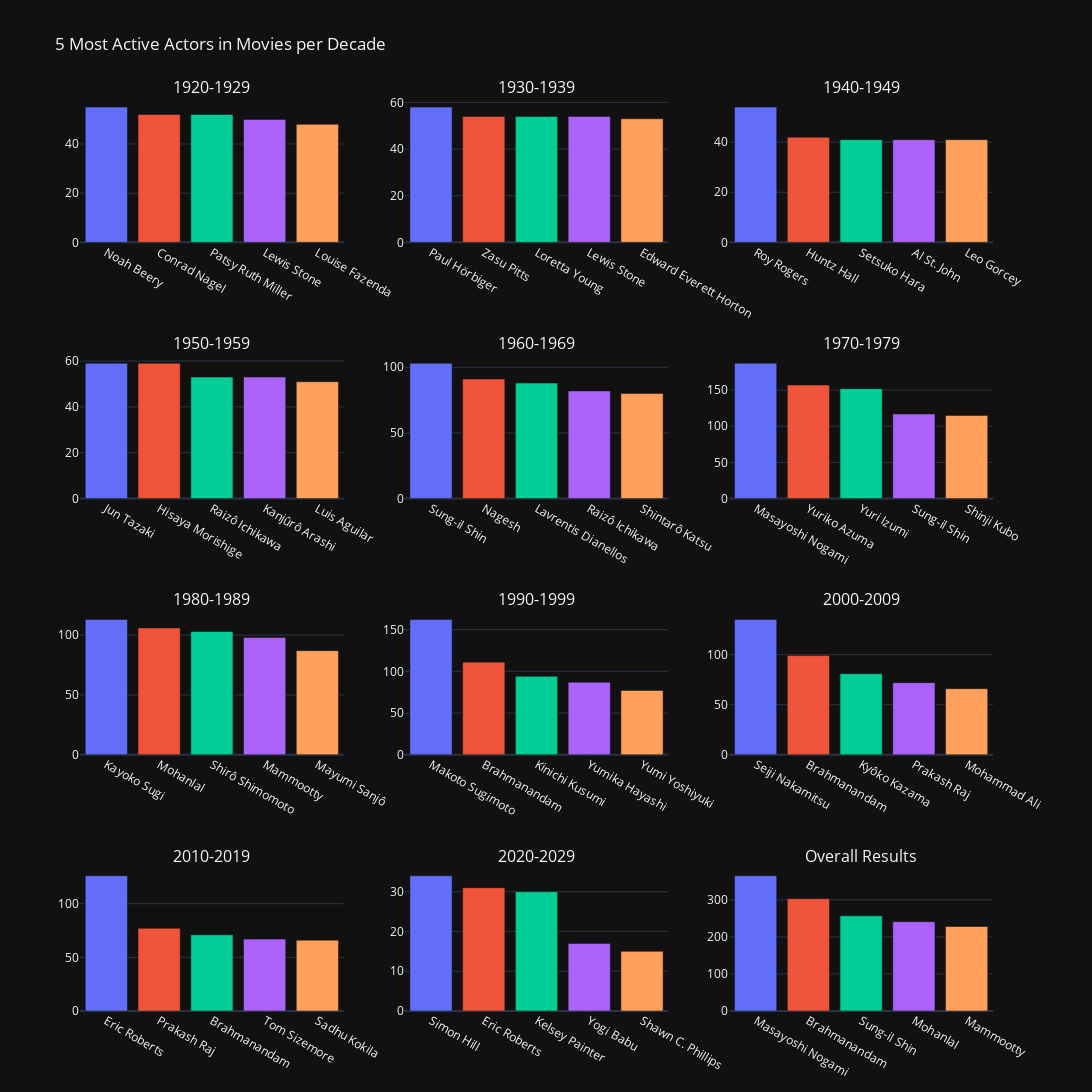

Notebook code cell kept with this figure:
### Code cell
# We can now plot the top 5 most productive actors in movies per decade

depart = 1920
fin = 1929
subplot = []
for i in range(11):
    actors_movies_decade = actors_movies_year[(actors_movies_year['startYear'] >= depart)&(actors_movies_year['startYear'] <= fin)]
    temp = actors_movies_decade['primaryName'].value_counts()[:5].rename_axis('name').reset_index(name='count')
    subplot.append(temp)
    depart += 10
    fin += 10
globa = actors_movies_year['primaryName'].value_counts()[:5].rename_axis('name').reset_index(name='count')


fig = make_subplots(
    rows=4, cols=3,
    subplot_titles=('1920-1929', '1930-1939','1940-1949','1950-1959','1960-1969','1970-1979','1980-1989','1990-1999','2000-2009','2010-2019','2020-2029','Overall Results'),
    )

fig.append_trace(
    go.Bar(x=subplot[0]['name'],
    y=subplot[0]['count'],
    marker_color=px.colors.qualitative.Plotly),
    row=1, col=1
)

fig.append_trace(
    go.Bar(x=subplot[1]['name'],
    y=subplot[1]['count'],
    marker_color=px.colors.qualitative.Plotly),
    row=1, col=2
)

fig.append_trace(
    go.Bar(x=subplot[2]['name'],
    y=subplot[2]['count'],
    marker_color=px.colors.qualitative.Plotly),
    row=1, col=3
)

fig.append_trace(
    go.Bar(x=subplot[3]['name'],
    y=subplot[3]['count'],
    marker_color=px.colors.qualitative.Plotly),
    row=2, col=1
)

fig.append_trace(
    go.Bar(x=subplot[4]['name'],
    y=subplot[4]['count'],
    marker_color=px.colors.qualitative.Plotly),
    row=2, col=2
)

fig.append_trace(
    go.Bar(x=subplot[5]['name'],
    y=subplot[5]['count'],
    marker_color=px.colors.qualitative.Plotly),
    row=2, col=3
)

fig.append_trace(
    go.Bar(x=subplot[6]['name'],
    y=subplot[6]['count'],
    marker_color=px.colors.qualitative.Plotly),
    row=3, col=1
)

fig.append_trace(
    go.Bar(x=subplot[7]['name'],
    y=subplot[7]['count'],
    marker_color=px.colors.qualitative.Plotly),
    row=3, col=2
)

fig.append_trace(
    go.Bar(x=subplot[8]['name'],
    y=subplot[8]['count'],
    marker_color=px.colors.qualitative.Plotly),
    row=3, col=3
)

fig.append_trace(
    go.Bar(x=subplot[9]['name'],
    y=subplot[9]['count'],
    marker_color=px.colors.qualitative.Plotly),
    row=4, col=1
)

fig.append_trace(
    go.Bar(x=subplot[10]['name'],
    y=subplot[10]['count'],
    marker_color=px.colors.qualitative.Plotly),
    row=4, col=2
)

fig.append_trace(
    go.Bar(x=globa['name'],
    y=globa['count'],
    marker_color=px.colors.qualitative.Plotly),
    row=4, col=3
)

fig.update_layout(
    template='plotly_dark',
    title='5 Most Active Actors in Movies per Decade',
    showlegend=False,
    height = 1250,
    width=1300
)
fig.show()

### Figure 1 — Plotly figure (JSON) as saved in the notebook; plotly's stock layout.template omitted (floating-point values rounded to 4 significant figures)
{"data": [{"marker": {"color": ["#636EFA", "#EF553B", "#00CC96", "#AB63FA", "#FFA15A", "#19D3F3", "#FF6692", "#B6E880", "#FF97FF", "#FECB52"]}, "type": "bar", "x": ["Noah Beery", "Conrad Nagel", "Patsy Ruth Miller", "Lewis Stone", "Louise Fazenda"], "xaxis": "x", "y": [55, 52, 52, 50, 48], "yaxis": "y"}, {"marker": {"color": ["#636EFA", "#EF553B", "#00CC96", "#AB63FA", "#FFA15A", "#19D3F3", "#FF6692", "#B6E880", "#FF97FF", "#FECB52"]}, "type": "bar", "x": ["Paul Hörbiger", "Zasu Pitts", "Loretta Young", "Lewis Stone", "Edward Everett Horton"], "xaxis": "x2", "y": [58, 54, 54, 54, 53], "yaxis": "y2"}, {"marker": {"color": ["#636EFA", "#EF553B", "#00CC96", "#AB63FA", "#FFA15A", "#19D3F3", "#FF6692", "#B6E880", "#FF97FF", "#FECB52"]}, "type": "bar", "x": ["Roy Rogers", "Huntz Hall", "Setsuko Hara", "Al St. John", "Leo Gorcey"], "xaxis": "x3", "y": [54, 42, 41, 41, 41], "yaxis": "y3"}, {"marker": {"color": ["#636EFA", "#EF553B", "#00CC96", "#AB63FA", "#FFA15A", "#19D3F3", "#FF6692", "#B6E880", "#FF97FF", "#FECB52"]}, "type": "bar", "x": ["Jun Tazaki", "Hisaya Morishige", "Raizô Ichikawa", "Kanjûrô Arashi", "Luis Aguilar"], "xaxis": "x4", "y": [59, 59, 53, 53, 51], "yaxis": "y4"}, {"marker": {"color": ["#636EFA", "#EF553B", "#00CC96", "#AB63FA", "#FFA15A", "#19D3F3", "#FF6692", "#B6E880", "#FF97FF", "#FECB52"]}, "type": "bar", "x": ["Sung-il Shin", "Nagesh", "Lavrentis Dianellos", "Raizô Ichikawa", "Shintarô Katsu"], "xaxis": "x5", "y": [103, 91, 88, 82, 80], "yaxis": "y5"}, {"marker": {"color": ["#636EFA", "#EF553B", "#00CC96", "#AB63FA", "#FFA15A", "#19D3F3", "#FF6692", "#B6E880", "#FF97FF", "#FECB52"]}, "type": "bar", "x": ["Masayoshi Nogami", "Yuriko Azuma", "Yuri Izumi", "Sung-il Shin", "Shinji Kubo"], "xaxis": "x6", "y": [187, 157, 152, 117, 115], "yaxis": "y6"}, {"marker": {"color": ["#636EFA", "#EF553B", "#00CC96", "#AB63FA", "#FFA15A", "#19D3F3", "#FF6692", "#B6E880", "#FF97FF", "#FECB52"]}, "type": "bar", "x": ["Kayoko Sugi", "Mohanlal", "Shirô Shimomoto", "Mammootty", "Mayumi Sanjô"], "xaxis": "x7", "y": [113, 106, 103, 98, 87], "yaxis": "y7"}, {"marker": {"color": ["#636EFA", "#EF553B", "#00CC96", "#AB63FA", "#FFA15A", "#19D3F3", "#FF6692", "#B6E880", "#FF97FF", "#FECB52"]}, "type": "bar", "x": ["Makoto Sugimoto", "Brahmanandam", "Kinichi Kusumi", "Yumika Hayashi", "Yumi Yoshiyuki"], "xaxis": "x8", "y": [162, 111, 94, 87, 77], "yaxis": "y8"}, {"marker": {"color": ["#636EFA", "#EF553B", "#00CC96", "#AB63FA", "#FFA15A", "#19D3F3", "#FF6692", "#B6E880", "#FF97FF", "#FECB52"]}, "type": "bar", "x": ["Seiji Nakamitsu", "Brahmanandam", "Kyôko Kazama", "Prakash Raj", "Mohammad Ali"], "xaxis": "x9", "y": [135, 99, 81, 72, 66], "yaxis": "y9"}, {"marker": {"color": ["#636EFA", "#EF553B", "#00CC96", "#AB63FA", "#FFA15A", "#19D3F3", "#FF6692", "#B6E880", "#FF97FF", "#FECB52"]}, "type": "bar", "x": ["Eric Roberts", "Prakash Raj", "Brahmanandam", "Tom Sizemore", "Sadhu Kokila"], "xaxis": "x10", "y": [126, 77, 71, 67, 66], "yaxis": "y10"}, {"marker": {"color": ["#636EFA", "#EF553B", "#00CC96", "#AB63FA", "#FFA15A", "#19D3F3", "#FF6692", "#B6E880", "#FF97FF", "#FECB52"]}, "type": "bar", "x": ["Simon Hill", "Eric Roberts", "Kelsey Painter", "Yogi Babu", "Shawn C. Phillips"], "xaxis": "x11", "y": [34, 31, 30, 17, 15], "yaxis": "y11"}, {"marker": {"color": ["#636EFA", "#EF553B", "#00CC96", "#AB63FA", "#FFA15A", "#19D3F3", "#FF6692", "#B6E880", "#FF97FF", "#FECB52"]}, "type": "bar", "x": ["Masayoshi Nogami", "Brahmanandam", "Sung-il Shin", "Mohanlal", "Mammootty"], "xaxis": "x12", "y": [365, 303, 257, 241, 228], "yaxis": "y12"}], "layout": {"annotations": [{"font": {"size": 16}, "showarrow": false, "text": "1920-1929", "x": 0.1444, "xanchor": "center", "xref": "paper", "y": 1, "yanchor": "bottom", "yref": "paper"}, {"font": {"size": 16}, "showarrow": false, "text": "1930-1939", "x": 0.5, "xanchor": "center", "xref": "paper", "y": 1, "yanchor": "bottom", "yref": "paper"}, {"font": {"size": 16}, "showarrow": false, "text": "1940-1949", "x": 0.8556, "xanchor": "center", "xref": "paper", "y": 1, "yanchor": "bottom", "yref": "paper"}, {"font": {"size": 16}, "showarrow": false, "text": "1950-1959", "x": 0.1444, "xanchor": "center", "xref": "paper", "y": 0.7188, "yanchor": "bottom", "yref": "paper"}, {"font": {"size": 16}, "showarrow": false, "text": "1960-1969", "x": 0.5, "xanchor": "center", "xref": "paper", "y": 0.7188, "yanchor": "bottom", "yref": "paper"}, {"font": {"size": 16}, "showarrow": false, "text": "1970-1979", "x": 0.8556, "xanchor": "center", "xref": "paper", "y": 0.7188, "yanchor": "bottom", "yref": "paper"}, {"font": {"size": 16}, "showarrow": false, "text": "1980-1989", "x": 0.1444, "xanchor": "center", "xref": "paper", "y": 0.4375, "yanchor": "bottom", "yref": "paper"}, {"font": {"size": 16}, "showarrow": false, "text": "1990-1999", "x": 0.5, "xanchor": "center", "xref": "paper", "y": 0.4375, "yanchor": "bottom", "yref": "paper"}, {"font": {"size": 16}, "showarrow": false, "text": "2000-2009", "x": 0.8556, "xanchor": "center", "xref": "paper", "y": 0.4375, "yanchor": "bottom", "yref": "paper"}, {"font": {"size": 16}, "showarrow": false, "text": "2010-2019", "x": 0.1444, "xanchor": "center", "xref": "paper", "y": 0.1562, "yanchor": "bottom", "yref": "paper"}, {"font": {"size": 16}, "showarrow": false, "text": "2020-2029", "x": 0.5, "xanchor": "center", "xref": "paper", "y": 0.1562, "yanchor": "bottom", "yref": "paper"}, {"font": {"size": 16}, "showarrow": false, "text": "Overall Results", "x": 0.8556, "xanchor": "center", "xref": "paper", "y": 0.1562, "yanchor": "bottom", "yref": "paper"}], "height": 1250, "showlegend": false, "title": {"text": "5 Most Active Actors in Movies per Decade"}, "width": 1300, "xaxis": {"anchor": "y", "domain": [0, 0.2889]}, "xaxis10": {"anchor": "y10", "domain": [0, 0.2889]}, "xaxis11": {"anchor": "y11", "domain": [0.3556, 0.6444]}, "xaxis12": {"anchor": "y12", "domain": [0.7111, 1]}, "xaxis2": {"anchor": "y2", "domain": [0.3556, 0.6444]}, "xaxis3": {"anchor": "y3", "domain": [0.7111, 1]}, "xaxis4": {"anchor": "y4", "domain": [0, 0.2889]}, "xaxis5": {"anchor": "y5", "domain": [0.3556, 0.6444]}, "xaxis6": {"anchor": "y6", "domain": [0.7111, 1]}, "xaxis7": {"anchor": "y7", "domain": [0, 0.2889]}, "xaxis8": {"anchor": "y8", "domain": [0.3556, 0.6444]}, "xaxis9": {"anchor": "y9", "domain": [0.7111, 1]}, "yaxis": {"anchor": "x", "domain": [0.8438, 1]}, "yaxis10": {"anchor": "x10", "domain": [0, 0.1562]}, "yaxis11": {"anchor": "x11", "domain": [0, 0.1562]}, "yaxis12": {"anchor": "x12", "domain": [0, 0.1562]}, "yaxis2": {"anchor": "x2", "domain": [0.8438, 1]}, "yaxis3": {"anchor": "x3", "domain": [0.8438, 1]}, "yaxis4": {"anchor": "x4", "domain": [0.5625, 0.7188]}, "yaxis5": {"anchor": "x5", "domain": [0.5625, 0.7188]}, "yaxis6": {"anchor": "x6", "domain": [0.5625, 0.7188]}, "yaxis7": {"anchor": "x7", "domain": [0.2812, 0.4375]}, "yaxis8": {"anchor": "x8", "domain": [0.2812, 0.4375]}, "yaxis9": {"anchor": "x9", "domain": [0.2812, 0.4375]}}}
